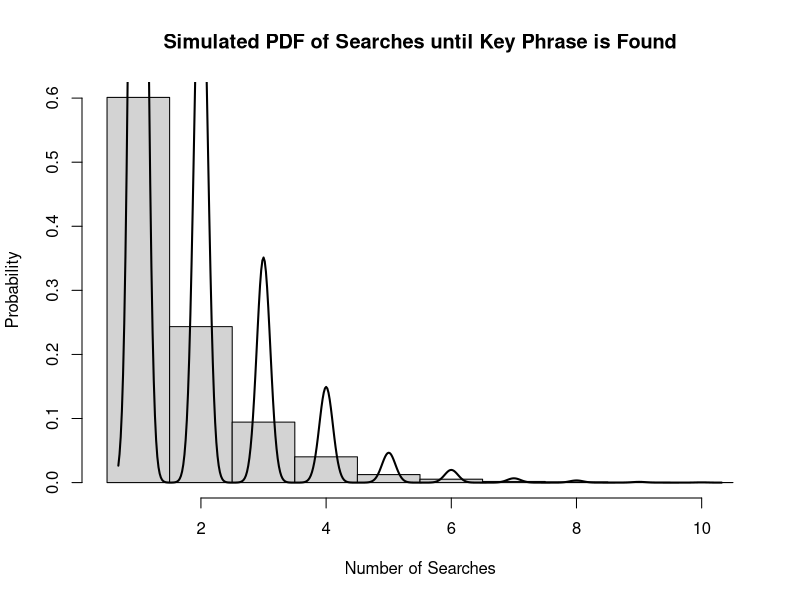
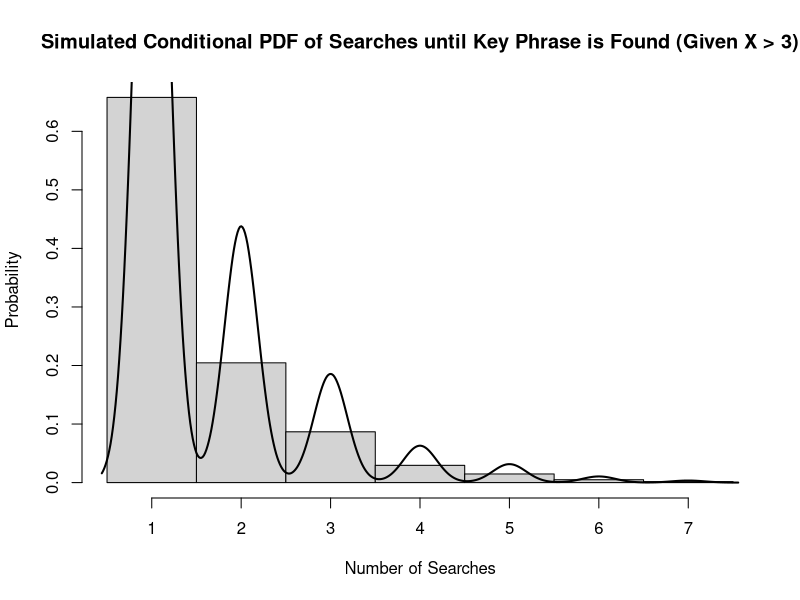

Source code (R) for these figures, in order:
# Define probability of finding the key phrase on each site
p <- 0.6
p
# Function to simulate a search until the key phrase is found
search_until_found <- function(p) {
  n_searches <- 0
  found <- FALSE
  while (!found) {
    n_searches <- n_searches + 1
    found <- runif(1) < p
  }
  n_searches
}

#10,000 searches
set.seed(123)
n_sim <- 10000
sims <- replicate(n_sim, search_until_found(p))

#Calculate mean and variance
mean_sim <- mean(sims)
variance_sim <- var(sims)

#Plot pdf
hist(sims, prob = TRUE, breaks = seq(0.5, max(sims)+0.5, by = 1),
     main = "Simulated PDF of Searches until Key Phrase is Found",
     xlab = "Number of Searches", ylab = "Probability")
lines(density(sims), lwd = 2)

#Calculate the conditional distribution if three unsuccessful searches
subset_sims <- sims[sims > 3]
conditional_sims <- subset_sims - 3

#Calculate mean and variance (conditional distribution)
mean_con <- mean(conditional_sims)
variance_con <- var(conditional_sims)

# Plot the simulated conditional pdf
hist(conditional_sims, prob = TRUE, breaks = seq(0.5, max(conditional_sims)+0.5, by = 1),
     main = "Simulated Conditional PDF of Searches until Key Phrase is Found (Given X > 3)",
     xlab = "Number of Searches", ylab = "Probability")
lines(density(conditional_sims), lwd = 2)

# Check Markov memory-less property
p_x4_given_xgt3 <- sum(sims == 4 & sims > 3) / sum(sims > 3)
p_x1 <- sum(sims == 1) / n_sim
p_x5_given_xgt3 <- sum(sims == 5 & sims > 3) / sum(sims > 3)
p_x2 <- sum(sims == 2) / n_sim

# Printing of results
cat("Mean of simulated distribution:", mean_sim, "\n")
cat("Variance of simulated distribution:", variance_sim, "\n")
cat("Mean of simulated conditional distribution:", mean_con, "\n")
cat("Variance of simulated conditional distribution:", variance_con, "\n")
cat("P(X=4|X>3):", p_x4_given_xgt3, "\n")
cat("P(X=1):", p_x1, "\n")
cat("P(X=5|X>3):", p_x5_given_xgt3, "\n")
cat("P(X=2):", p_x2, "\n")